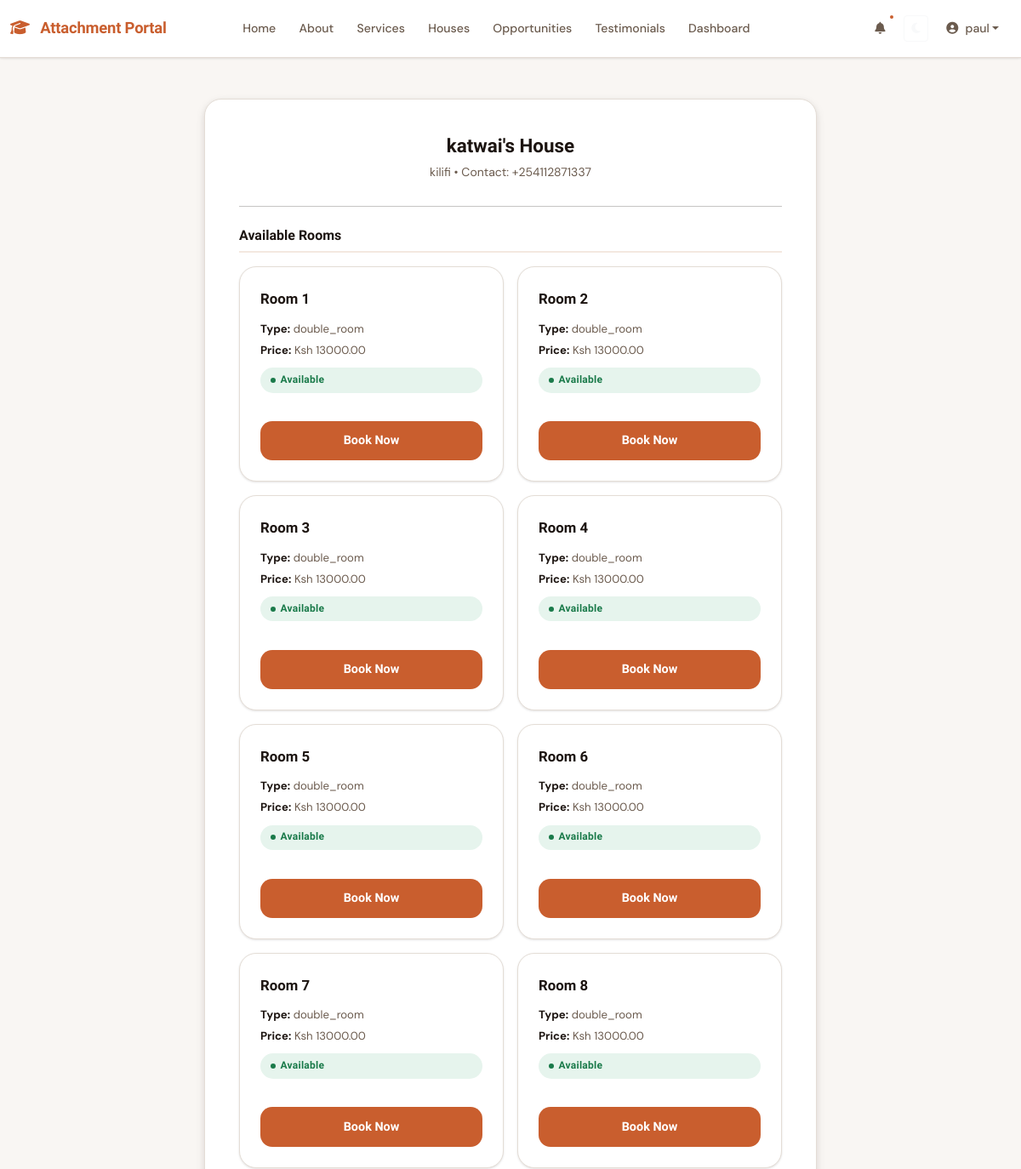
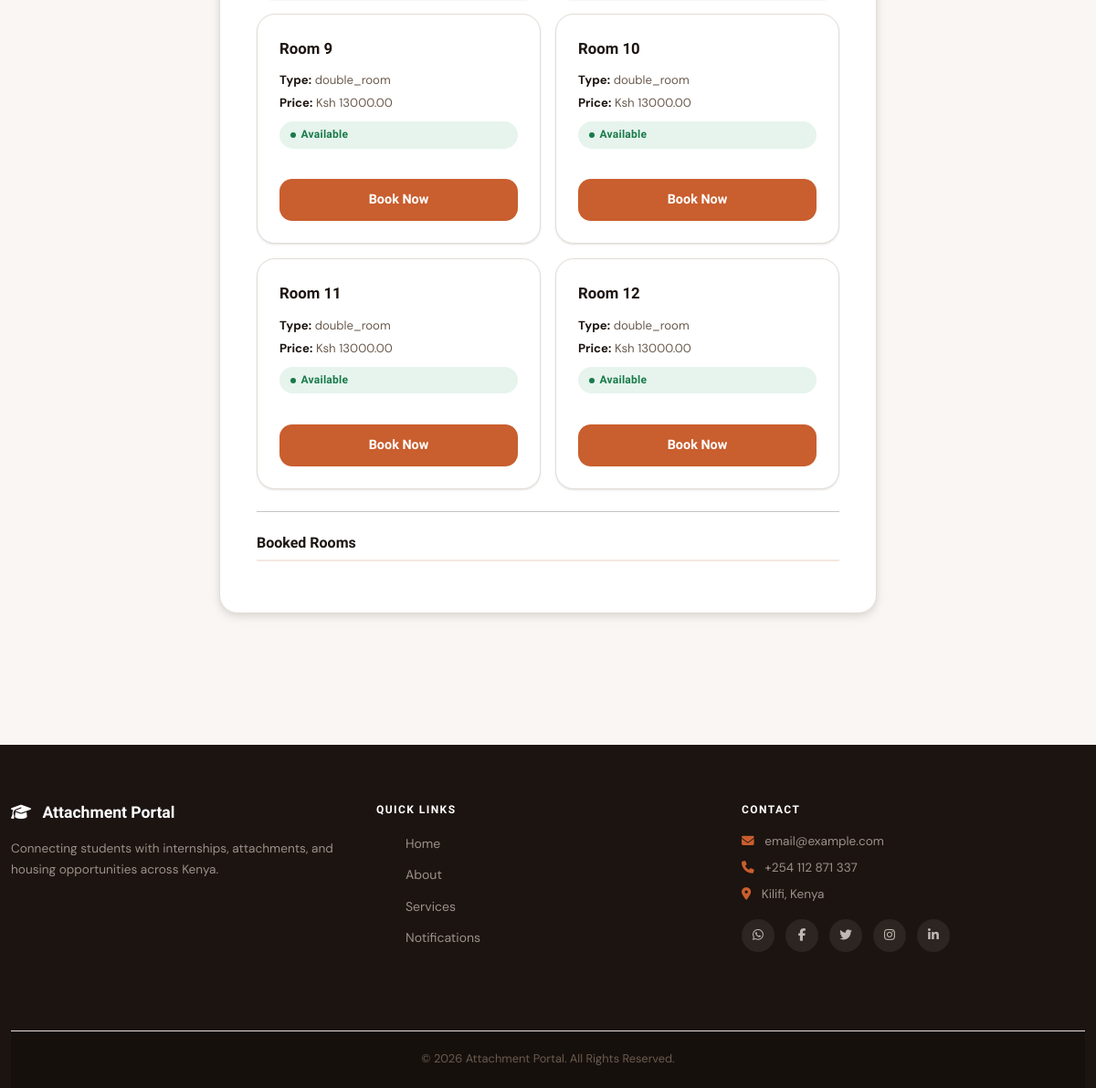
The app's page /housing/house/7/ (signed in) with its own data (2 pictures, top to bottom).
### accounts/models.py (models this page shows, shortened)
class CustomUser(AbstractUser):
    ROLE_CHOICES = (
        ('attachee', 'Attachee'),
        ('company', 'Company'),
        ('landlord', 'Landlord')
    )
    role = models.CharField(max_length=10, choices=ROLE_CHOICES)
    email = models.EmailField(unique=True)
    email_verified = models.BooleanField(default=False, )
    otp = models.CharField(max_length=6, blank=True, null=True)
    otp_created_at = models.DateTimeField(null=True, blank=True)
    otp_last_sent = models.DateTimeField(null=True, blank=True)
    USERNAME_FIELD = 'email'
    REQUIRED_FIELDS = ['username']

### housing/models.py (models this page shows, shortened)
class House(models.Model):
    landlord = models.ForeignKey(Landlord, on_delete=models.CASCADE, null=True, blank=True)
    owner_name  = models.CharField(max_length=200)
    phone_number = PhoneNumberField(region='KE')
    location = models.CharField(max_length=200)
    DESCRIPTION_CHOICES =(
        ('single_room', 'Single Room'),
        ('double_room', 'Double Room'),
        ('bed_sitter', 'Bed Sitter'),
        ('hostel', 'Hostel'),
    )
    description = models.CharField(max_length=255, choices=DESCRIPTION_CHOICES, default='single_room')
    total_rooms = models.PositiveIntegerField(default=1)
    rent  = models.DecimalField(max_digits=10, decimal_places=2)
    image = models.ImageField(upload_to='house_photos/')
    date_posted = models.DateTimeField(auto_now_add=True)

class Room(models.Model):
    ROOM_TYPE_CHOICES = (
        ('single_room', 'Single Room'),
        ('double_room', 'Double Room'),
        ('bed_sitter', 'Bed Sitter'),
        ('hostel', 'Hostel'),
    )
    house = models.ForeignKey(House, on_delete=models.CASCADE, related_name='rooms')
    room_number = models.CharField(max_length=10)
    room_type = models.CharField(max_length=50, choices=ROOM_TYPE_CHOICES, default='single_room')
    price = models.DecimalField(max_digits=10, decimal_places=2,default=0.00)
    image = models.ImageField(upload_to='room_images/', blank=True, null=True)
    is_booked = models.BooleanField(default=False)

### housing/views.py (the view)
# urls.py: path('house/<int:house_id>/', views.house_detail, name='house_detail'),
def house_detail(request, house_id):
    house = get_object_or_404(House, id=house_id)
    rooms = Room.objects.filter(house=house)
    available_rooms = rooms.filter(is_booked=False)
    booked_rooms = rooms.filter(is_booked=True)
    return render(request, 'housing/house_detail.html', {
        'house': house,
        'available_rooms': available_rooms,
        'booked_rooms': booked_rooms,
    })

### templates/housing/house_detail.html (shortened to what this page needs)
{% extends 'base.html' %}
{% load static %}
{% block content %}
<div class="auth-page">
    <div class="attachment-form-card">
        <div class="auth-header">
            <h4>{{ house.owner_name }}'s House</h4>
            <p>{{ house.location }} • Contact: {{ house.phone_number }}</p>
        </div>
        <hr>
        <h4 class="section-title">Available Rooms</h4>
        {% if available_rooms %}
            <div class="room-grid">
                {% for room in available_rooms %}
                    <div class="attachment-opportunity-card">
                        <div class="attachment-title">
                            Room {{ room.room_number }}
                        </div>
                        <div class="attachment-meta">
                            <p><strong>Type:</strong> {{ room.room_type }}</p>
                            <p><strong>Price:</strong> Ksh {{ room.price }}</p>
                        </div>
                        <span class="status-badge status-open">Available</span>
                        <div class="attachment-form-actions">
                            <a href="{% url 'book_room' room.id %}"
                               class="auth-btn">
                                Book Now
                            </a>
                        </div>
                    </div>
                {% endfor %}
            </div>
        {% else %}
            <p class="table-empty">No rooms available for this house at the moment.</p>
        {% endif %}
        <hr>
        <h4 class="section-title">Booked Rooms</h4>
    </div>
</div>
{% endblock %}

### templates/base.html (shortened to what this page needs)
{% load static %}
<!DOCTYPE html>
<html lang="en">
<head>
    <link href="https://cdn.jsdelivr.net/npm/bootstrap@5.3.3/dist/css/bootstrap.min.css" rel="stylesheet">
    <link rel="stylesheet"
          href="https://cdnjs.cloudflare.com/ajax/libs/font-awesome/6.5.2/css/all.min.css">
    <link href="https://unpkg.com/aos@2.3.1/dist/aos.css" rel="stylesheet">
    <link rel="stylesheet" href="{% static 'css/main.css' %}">
</head>
<body>
<nav class="navbar navbar-expand-lg navbar-dark fixed-top shadow-sm">
    <div class="container">
        <a class="navbar-brand" href="{% url 'home' %}">
            <i class="fas fa-graduation-cap me-2"></i>
            Attachment Portal
        </a>
        <div class="collapse navbar-collapse" id="nav">
    <ul class="navbar-nav mx-auto text-center">
        <li class="nav-item">
            <a class="nav-link" href="{% url 'home' %}">Home</a>
        </li>
        <li class="nav-item">
            <a class="nav-link" href="{% url 'home' %}#about">About</a>
        </li>
        <li class="nav-item">
            <a class="nav-link" href="{% url 'home' %}#services">Services</a>
        </li>
        <div class="nav-item">
            <a class="nav-link" href="{% url 'home'%}#houses" >Houses</a>
        </div>
        <div class="nav-item">
            <a class="nav-link" href="{% url 'home'%}#opportunities">Opportunities</a>
        </div>
        <div class="nav-item">
            <a href="{% url 'home'%}#testimony" class="nav-link">Testimonials</a>
        </div>
        {% if user.is_authenticated %}
        <li class="nav-item">
            <a class="nav-link" href="{% url 'dashboard_router' %}">
                Dashboard
            </a>
        </li>
        {% endif %}
    </ul>
    <ul class="navbar-nav ms-auto align-items-center">
        <li class="nav-item me-2">
            <a class="nav-link position-relative" href="{% url 'notification_list' %}">
                <i class="fas fa-bell"></i>
                <span class="notification-count"></span>
            </a>
        </li>
        <li class="nav-item me-2">
            <button id="themeToggle" class="btn btn-sm btn-outline-light">
                <i class="fas fa-moon"></i>
            </button>
        </li>
        {% if user.is_authenticated %}
        <li class="nav-item dropdown">
            <a class="nav-link dropdown-toggle d-flex align-items-center" data-bs-toggle="dropdown">
                <i class="fas fa-user-circle me-2"></i>
                {{ user.username }}
            </a>
        </li>
        {% endif %}
    </ul>
</div>
</nav>
<main class="main-content">
    {% block content %}{% endblock %}
</main>
<footer class="footer">
    <div class="container">
        <div class="row g-4 footer-top">
            <div class="col-lg-4">
                <div class="footer-brand">
                    <h5 class="mb-3">
                        <i class="fas fa-graduation-cap me-2"></i>
                        Attachment Portal
                    </h5>
                    <p class="small">
                        Connecting students with internships, attachments, and housing opportunities across Kenya.
                    </p>
                </div>
            </div>
            <div class="col-lg-4">
                <h6 class="footer-title">Quick Links</h6>
                <ul class="footer-links">
                    <li><a href="{% url 'home' %}">Home</a></li>
                    <li><a href="{% url 'home' %}#about">About</a></li>
                    <li><a href="{% url 'home' %}#services">Services</a></li>
                    <li><a href="{% url 'notification_list' %}">Notifications</a></li>
                </ul>
            </div>
            <div class="col-lg-4">
                <h6 class="footer-title">Contact</h6>
                <div class="footer-contact small">
                    <p><i class="fas fa-envelope me-2"></i> email@example.com</p>
                    <p><i class="fas fa-phone me-2"></i> +254 112 871 337</p>
                    <p><i class="fas fa-map-marker-alt me-2"></i> Kilifi, Kenya</p>
                </div>
                <div class="footer-social mt-3">
                    <a href="#"><i class="fab fa-whatsapp"></i></a>
                    <a href="#"><i class="fab fa-facebook-f"></i></a>
                    <a href="#"><i class="fab fa-twitter"></i></a>
                    <a href="#"><i class="fab fa-instagram"></i></a>
                    <a href="#"><i class="fab fa-linkedin-in"></i></a>
                </div>
            </div>
        </div>
        <div class="footer-bottom text-center mt-4 pt-3 border-top border-secondary">
            <small>© {% now "Y" %} Attachment Portal. All Rights Reserved.</small>
        </div>
    </div>
</footer>
</body>
</html>

### records on screen
CustomUser: username "paul"
House: owner_name "katwai", location "kilifi", phone_number "+254112871337"
Room: room_number "1", room_type "double_room", price "13000.00"
Room: room_number "2", room_type "double_room", price "13000.00"
Room: room_number "3", room_type "double_room", price "13000.00"
Room: room_number "4", room_type "double_room", price "13000.00"
Room: room_number "5", room_type "double_room", price "13000.00"
Room: room_number "6", room_type "double_room", price "13000.00"
Room: room_number "7", room_type "double_room", price "13000.00"
Room: room_number "8", room_type "double_room", price "13000.00"
Room: room_number "9", room_type "double_room", price "13000.00"
Room: room_number "10", room_type "double_room", price "13000.00"
Room: room_number "11", room_type "double_room", price "13000.00"
Room: room_number "12", room_type "double_room", price "13000.00"
